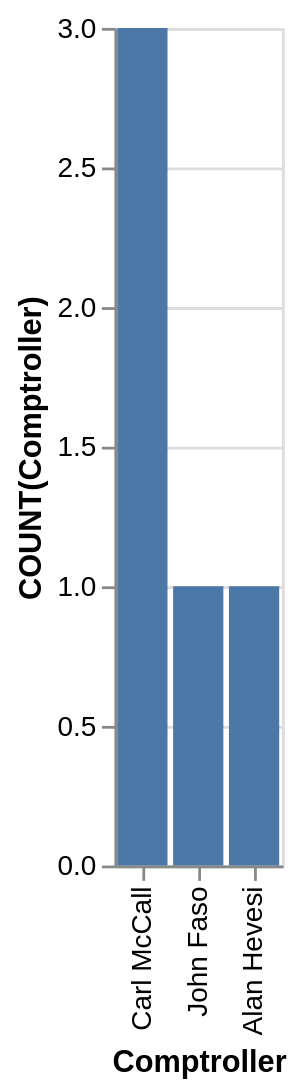

Vega-Lite specification stored for this chart:
### Vega-Lite specification from a JSON file in a GitHub repository (floating-point values rounded to 4 significant figures)
{"data": {"values": [{"x_data": "Carl McCall", "y_data": 3}, {"x_data": "John Faso", "y_data": 1}, {"x_data": "Alan Hevesi", "y_data": 1}]}, "mark": "bar", "encoding": {"x": {"field": "x_data", "type": "nominal", "title": "Comptroller", "sort": {"op": "sum", "field": "y_data", "order": "descending"}}, "y": {"field": "y_data", "type": "quantitative", "title": "COUNT(Comptroller)"}}}
